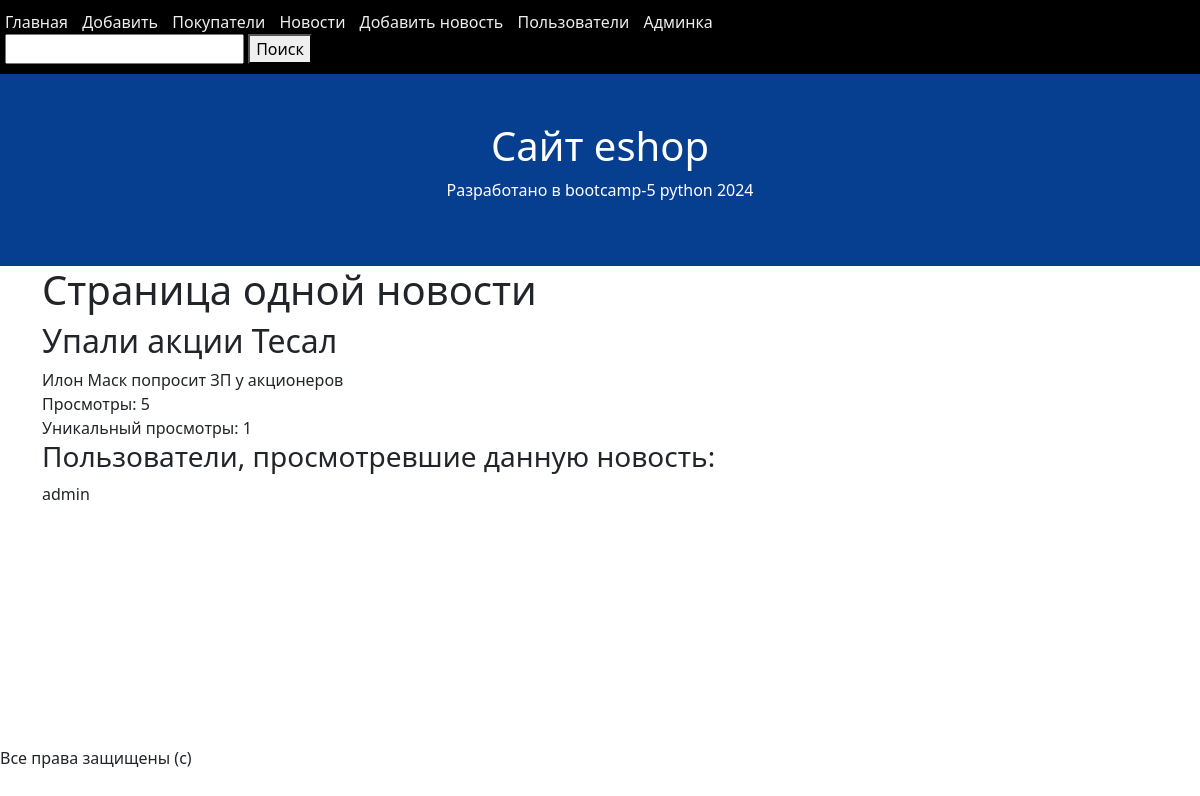
Screenshot of /new-detail/2/ with the database file from the repository.
### news/models.py (models this page shows, shortened)
class New(models.Model):
    title = models.CharField(max_length=50)
    article = models.TextField()
    views = models.IntegerField(default=0)
    user_views = models.ManyToManyField(
        to=User,
        blank=True,
    )

### news/views.py (the view)
# urls.py: path('new-detail/<int:id>/', new_detail, name='new-detail'),
def new_detail(request, id):  # id = 8
    one_new_object = New.objects.get(id=id)  # 1 объект
    one_new_object.views += 1  # меняем значение свойства объекта
    if request.user.is_authenticated:
        one_new_object.user_views.add(request.user)
    one_new_object.save()  # сохраняем в БД
    context = {"new": one_new_object}
    return render(request, 'new.html', context)

### news/templates/new.html
{% extends 'base.html' %}
{% block content %}
<h1>Страница одной новости</h1>
<h2>{{ new.title }}</h2>
<div>{{ new.article }}</div>
<div>Просмотры: {{ new.views }}</div>
<div>Уникальный просмотры: {{ new.user_views.count }}</div>
<h3>Пользователи, просмотревшие данную новость:</h3>
{% for user in new.user_views.all %}
    <div>{{ user.username }}</div>
{% endfor %}
{% endblock %}

### rows the page displays
New: title "Упали акции Тесал", article "Илон Маск попросит ЗП у акционеров", views "5", user_views.count "1"

### other values shown
{{ user.username }} "admin"
